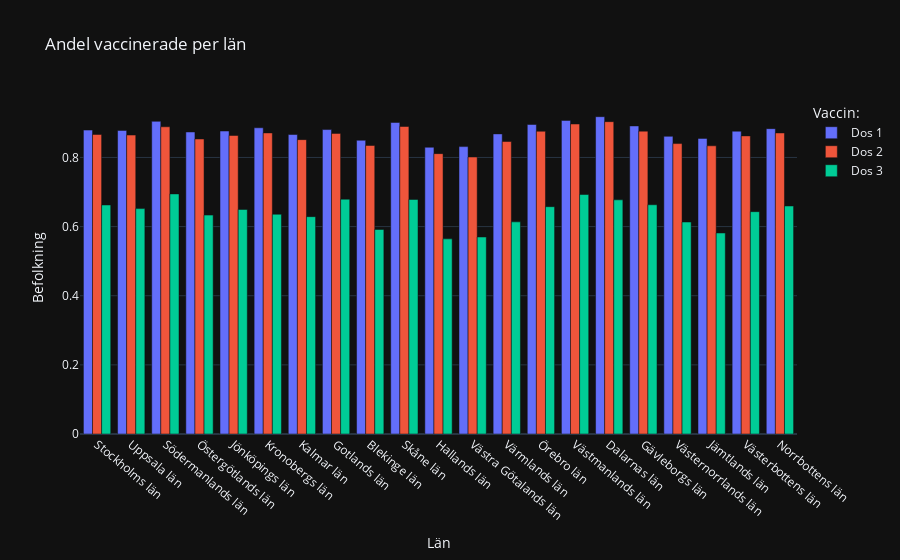

This figure's notebook cell:
### Markdown cell above
### Uppgift f)
 Rita stapeldiagram för andel med minst 1 dos per län, andel två doser per län och andel tre doser per län

### Code cell
befolk, doser = vaccin.groupby("Län_namn")["Befolkning"].sum(), vaccin.groupby("Län_namn")

# Group province population sum with name of province
dos1 = doser["Antal minst 1 dos"].sum() / befolk
dos2 = doser["Antal minst 2 doser"].sum() / befolk
dos3 = doser["Antal 3 doser"].sum() / befolk

# Function by @Danneftw1
def plotly_bar_plot_with_labels_sublabels (x, y, title, labels, sublabels, file_name_save):
    fig2f = px.bar(
        x=x,
        y=y,
        barmode= 'group', # group bars horizontally
        labels=labels,
        title=title
    )

    newnames = sublabels
    # To be able to change the sub titles for 'Antal doser' without changing the data source,
    # you can switch the legendgroups name with a dict and map it onto existing subtitle names.
    # I had to do this since I couldn't change it through 'labels=' like the other titles
    # source: https://stackoverflow.com/questions/64371174/plotly-how-to-change-variable-label-names-for-the-legend-in-a-plotly-express-li
    fig2f.for_each_trace(lambda t: t.update(name=newnames[t.name]))

    # Angle province names for readability
    fig2f.update_xaxes(tickangle=40)
    fig2f.show()

labels_ = {"value": "Befolkning",
            "variable": "Vaccin:",
            "x": "Län",}

newnames = {"wide_variable_0": "Dos 1",
            "wide_variable_1": "Dos 2",
            "wide_variable_2": "Dos 3",}

plotly_bar_plot_with_labels_sublabels(vaccin.Län_namn.unique(), [dos1, dos2, dos3],"Andel vaccinerade per län", labels_, newnames, "Andel_vaccinerade_per_lä234n")

### Figure 1 — Plotly figure (JSON) as saved in the notebook; plotly's stock layout.template omitted (floating-point values rounded to 4 significant figures)
{"data": [{"alignmentgroup": "True", "hovertemplate": "Vaccin:=wide_variable_0<br>Län=%{x}<br>Befolkning=%{y}<extra></extra>", "legendgroup": "wide_variable_0", "marker": {"color": "#636efa", "pattern": {"shape": ""}}, "name": "Dos 1", "offsetgroup": "wide_variable_0", "orientation": "v", "showlegend": true, "textposition": "auto", "type": "bar", "x": ["Stockholms län", "Uppsala län", "Södermanlands län", "Östergötlands län", "Jönköpings län", "Kronobergs län", "Kalmar län", "Gotlands län", "Blekinge län", "Skåne län", "Hallands län", "Västra Götalands län", "Värmlands län", "Örebro län", "Västmanlands län", "Dalarnas län", "Gävleborgs län", "Västernorrlands län", "Jämtlands län", "Västerbottens län", "Norrbottens län"], "xaxis": "x", "y": [0.8792, 0.8783, 0.9045, 0.8738, 0.8764, 0.8858, 0.8664, 0.8807, 0.8498, 0.9013, 0.8295, 0.8314, 0.8682, 0.8954, 0.9073, 0.9179, 0.8912, 0.8611, 0.8552, 0.876, 0.8834], "yaxis": "y"}, {"alignmentgroup": "True", "hovertemplate": "Vaccin:=wide_variable_1<br>Län=%{x}<br>Befolkning=%{y}<extra></extra>", "legendgroup": "wide_variable_1", "marker": {"color": "#EF553B", "pattern": {"shape": ""}}, "name": "Dos 2", "offsetgroup": "wide_variable_1", "orientation": "v", "showlegend": true, "textposition": "auto", "type": "bar", "x": ["Stockholms län", "Uppsala län", "Södermanlands län", "Östergötlands län", "Jönköpings län", "Kronobergs län", "Kalmar län", "Gotlands län", "Blekinge län", "Skåne län", "Hallands län", "Västra Götalands län", "Värmlands län", "Örebro län", "Västmanlands län", "Dalarnas län", "Gävleborgs län", "Västernorrlands län", "Jämtlands län", "Västerbottens län", "Norrbottens län"], "xaxis": "x", "y": [0.8666, 0.8648, 0.8888, 0.8535, 0.8636, 0.871, 0.8516, 0.8697, 0.8347, 0.8896, 0.8111, 0.8013, 0.8461, 0.8759, 0.8968, 0.9035, 0.8762, 0.8402, 0.8337, 0.8624, 0.8709], "yaxis": "y"}, {"alignmentgroup": "True", "hovertemplate": "Vaccin:=wide_variable_2<br>Län=%{x}<br>Befolkning=%{y}<extra></extra>", "legendgroup": "wide_variable_2", "marker": {"color": "#00cc96", "pattern": {"shape": ""}}, "name": "Dos 3", "offsetgroup": "wide_variable_2", "orientation": "v", "showlegend": true, "textposition": "auto", "type": "bar", "x": ["Stockholms län", "Uppsala län", "Södermanlands län", "Östergötlands län", "Jönköpings län", "Kronobergs län", "Kalmar län", "Gotlands län", "Blekinge län", "Skåne län", "Hallands län", "Västra Götalands län", "Värmlands län", "Örebro län", "Västmanlands län", "Dalarnas län", "Gävleborgs län", "Västernorrlands län", "Jämtlands län", "Västerbottens län", "Norrbottens län"], "xaxis": "x", "y": [0.6626, 0.6521, 0.6946, 0.6332, 0.6496, 0.6357, 0.6288, 0.6793, 0.5917, 0.6785, 0.5645, 0.57, 0.6137, 0.6576, 0.6928, 0.6774, 0.6633, 0.6132, 0.5815, 0.6432, 0.6596], "yaxis": "y"}], "layout": {"barmode": "group", "legend": {"title": {"text": "Vaccin:"}, "tracegroupgap": 0}, "title": {"text": "Andel vaccinerade per län"}, "xaxis": {"anchor": "y", "domain": [0, 1], "tickangle": 40, "title": {"text": "Län"}}, "yaxis": {"anchor": "x", "domain": [0, 1], "title": {"text": "Befolkning"}}}}
